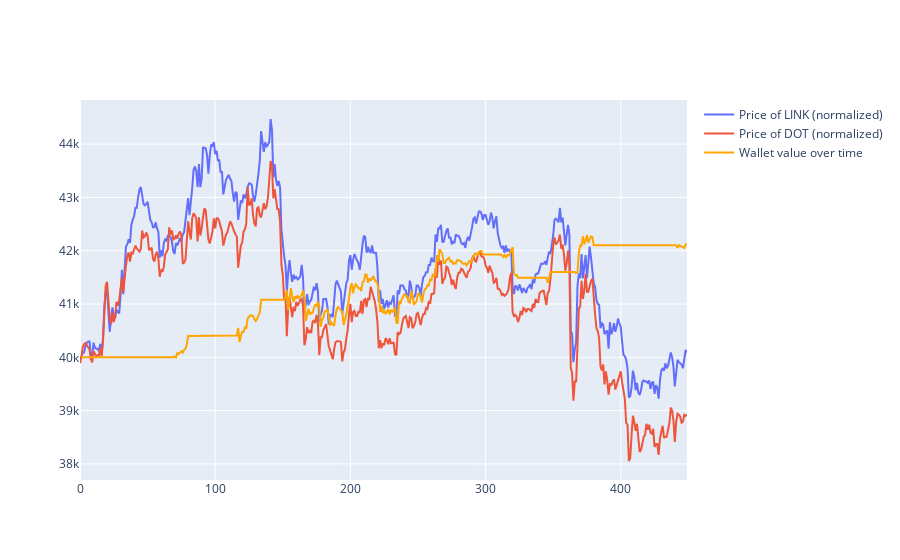

Here is the notebook cell this chart was saved with:
### Code cell
fig = go.Figure()
fig = make_subplots()

for a in signals.asset.unique():
    priceAt0 = signals[(signals.timestamp == 1) & ((signals.asset == a))].price.values[0]
    z = valueAt0 / priceAt0
    filteredSignals = signals[signals["asset"] == a]
    
    fig.add_trace(
        go.Scatter(
            x=filteredSignals["timestamp"],
            y=filteredSignals["price"] * z, mode = "lines",
            name = "Price of " + a + " (normalized)"
            
    ))
fig.add_trace(
    go.Scatter(
        x=value["timestamp"],
        y=value["value"], mode = "lines",
        name = "Wallet value over time",
        marker = dict(color = "orange")
    ), secondary_y = False)

fig.show()

### Figure 1 — Plotly figure (JSON) as saved in the notebook; plotly's stock layout.template omitted (floating-point values rounded to 4 significant figures; data arrays with more than 128 entries replaced by an {"elided": "..."} marker saying what was removed)
{"data": [{"mode": "lines", "name": "Price of LINK (normalized)", "type": "scatter", "x": {"elided": "450 int values"}, "y": {"elided": "450 float values"}}, {"mode": "lines", "name": "Price of DOT (normalized)", "type": "scatter", "x": {"elided": "450 int values"}, "y": {"elided": "450 float values"}}, {"marker": {"color": "orange"}, "mode": "lines", "name": "Wallet value over time", "type": "scatter", "x": {"elided": "449 int values"}, "xaxis": "x", "y": {"elided": "449 float values"}, "yaxis": "y"}], "layout": {"xaxis": {"anchor": "y", "domain": [0, 1]}, "yaxis": {"anchor": "x", "domain": [0, 1]}}}
